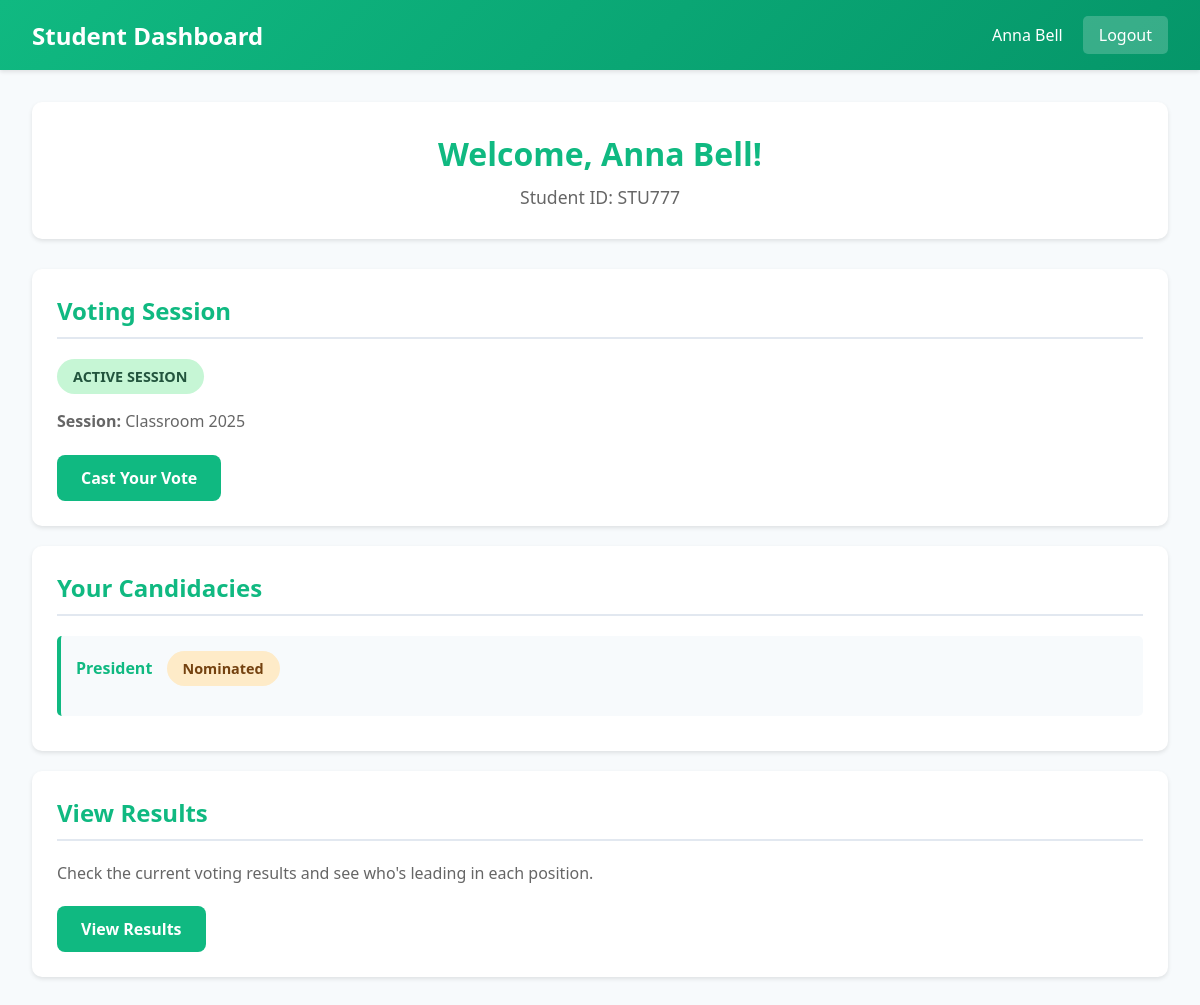
The app's page /student_dashboard.php (signed in) with its own data.
### tables this page shows
CREATE TABLE `voting_sessions` (
  `id` int(11) NOT NULL,
  `session_name` varchar(100) NOT NULL,
  `status` enum('pending','active','paused','locked','completed') DEFAULT 'pending',
  `current_position_id` int(11) DEFAULT NULL,
  `created_by` int(11) NOT NULL,
  `created_at` timestamp NOT NULL DEFAULT current_timestamp()
);

CREATE TABLE `candidates` (
  `id` int(11) NOT NULL,
  `user_id` int(11) DEFAULT NULL,
  `position_id` int(11) NOT NULL,
  `status` enum('nominated','elected','lost','ineligible') DEFAULT 'nominated',
  `created_at` timestamp NOT NULL DEFAULT current_timestamp()
);

CREATE TABLE `positions` (
  `id` int(11) NOT NULL,
  `position_name` varchar(50) NOT NULL,
  `position_order` int(11) NOT NULL,
  `created_at` timestamp NOT NULL DEFAULT current_timestamp()
);

### student_dashboard.php (the view, shortened to what this page needs)
<?php
$conn = getDBConnection();
$userId = $_SESSION['user_id'];
$sessionQuery = "SELECT * FROM voting_sessions WHERE status = 'active' ORDER BY id DESC LIMIT 1";
$sessionResult = $conn->query($sessionQuery);
$activeSession = $sessionResult->fetch_assoc();
$candidateQuery = "SELECT c.*, p.position_name FROM candidates c
                   JOIN positions p ON c.position_id = p.id
                   WHERE c.user_id = ?";
$stmt = $conn->prepare($candidateQuery);
$stmt->bind_param("i", $userId);
$stmt->execute();
$candidacies = $stmt->get_result();
?>
<!DOCTYPE html>
<html lang="en">
<head>
</head>
<body>
    <div class="navbar">
        <h1> Student Dashboard</h1>
        <div class="user-info">
            <span><?php echo htmlspecialchars($_SESSION['full_name']); ?></span>
            <a href="logout.php">Logout</a>
        </div>
    </div>
    <div class="container">
        <div class="welcome-card">
            <h2>Welcome, <?php echo htmlspecialchars($_SESSION['full_name']); ?>!</h2>
            <p class="student-id">Student ID: <?php echo htmlspecialchars($_SESSION['student_id']); ?></p>
        </div>
        <div class="card">
            <h3> Voting Session</h3>
            <?php if ($activeSession): ?>
                <span class="status-badge badge-active">ACTIVE SESSION</span>
                <p class="info-text">
                    <strong>Session:</strong> <?php echo htmlspecialchars($activeSession['session_name']); ?>
                </p>
                <a href="vote.php" class="btn btn-primary">Cast Your Vote</a>
            <?php endif; ?>
        </div>
        <div class="card">
            <h3> Your Candidacies</h3>
            <?php if ($candidacies->num_rows > 0): ?>
                <ul class="candidacy-list">
                    <?php while ($candidacy = $candidacies->fetch_assoc()): ?>
                        <li class="candidacy-item">
                            <strong><?php echo htmlspecialchars($candidacy['position_name']); ?></strong>
                            <span class="status-badge badge-nominated" style="margin-left: 10px;">
                                <?php echo ucfirst($candidacy['status']); ?>
                            </span>
                        </li>
                    <?php endwhile; ?>
                </ul>
            <?php else: ?>
                <div class="empty-state">
                    <p class="info-text">You are not currently nominated for any position.</p>
                </div>
            <?php endif; ?>
        </div>
        <div class="card">
            <h3> View Results</h3>
            <p class="info-text">Check the current voting results and see who's leading in each position.</p>
            <a href="student_results.php" class="btn btn-primary">View Results</a>
        </div>
    </div>
</body>
</html>

### student_dashboard.php (style rules this page uses)
* { margin: 0; padding: 0; box-sizing: border-box; }
body { font-family: 'Segoe UI', Tahoma, Geneva, Verdana, sans-serif; background: #f7fafc; min-height: 100vh; }
.navbar { background: linear-gradient(135deg, #10b981 0%, #059669 100%); color: white; padding: 1rem 2rem; display: flex; justify-content: space-between; align-items: center; box-shadow: 0 2px 4px rgba(0,0,0,0.1); }
.navbar h1 { font-size: 1.5em; }
.navbar .user-info { display: flex; align-items: center; gap: 20px; }
.navbar a { color: white; text-decoration: none; padding: 8px 16px; background: rgba(255,255,255,0.2); border-radius: 5px; transition: background 0.3s; }
.container { max-width: 1200px; margin: 0 auto; padding: 2rem; }
.welcome-card { background: white; padding: 30px; border-radius: 10px; box-shadow: 0 2px 4px rgba(0,0,0,0.1); margin-bottom: 30px; text-align: center; }
.welcome-card h2 { color: #10b981; margin-bottom: 10px; font-size: 2em; }
.welcome-card .student-id { color: #666; font-size: 1.1em; }
.card { background: white; padding: 25px; border-radius: 10px; box-shadow: 0 2px 4px rgba(0,0,0,0.1); margin-bottom: 20px; }
.card h3 { color: #10b981; margin-bottom: 20px; padding-bottom: 10px; border-bottom: 2px solid #e2e8f0; font-size: 1.5em; }
.status-badge { display: inline-block; padding: 8px 16px; border-radius: 20px; font-weight: 600; font-size: 0.9em; margin-bottom: 15px; }
.badge-active { background: #c6f6d5; color: #22543d; }
.badge-nominated { background: #feebc8; color: #744210; }
.btn { padding: 12px 24px; border: none; border-radius: 8px; font-size: 1em; cursor: pointer; text-decoration: none; display: inline-block; transition: all 0.3s; font-weight: 600; }
.btn-primary { background: #10b981; color: white; }
.info-text { color: #666; font-size: 1em; line-height: 1.6; margin-bottom: 20px; }
.candidacy-list { list-style: none; }
.candidacy-item { padding: 15px; background: #f7fafc; border-left: 4px solid #10b981; margin-bottom: 10px; border-radius: 5px; }
.candidacy-item strong { color: #10b981; }

### records on screen
voting_sessions: session_name "Classroom 2025"
candidates: position.position_name "President", status "Nominated"

### other values on screen
$_SESSION['full_name'] "Anna Bell"
$_SESSION['student_id'] "STU777"
